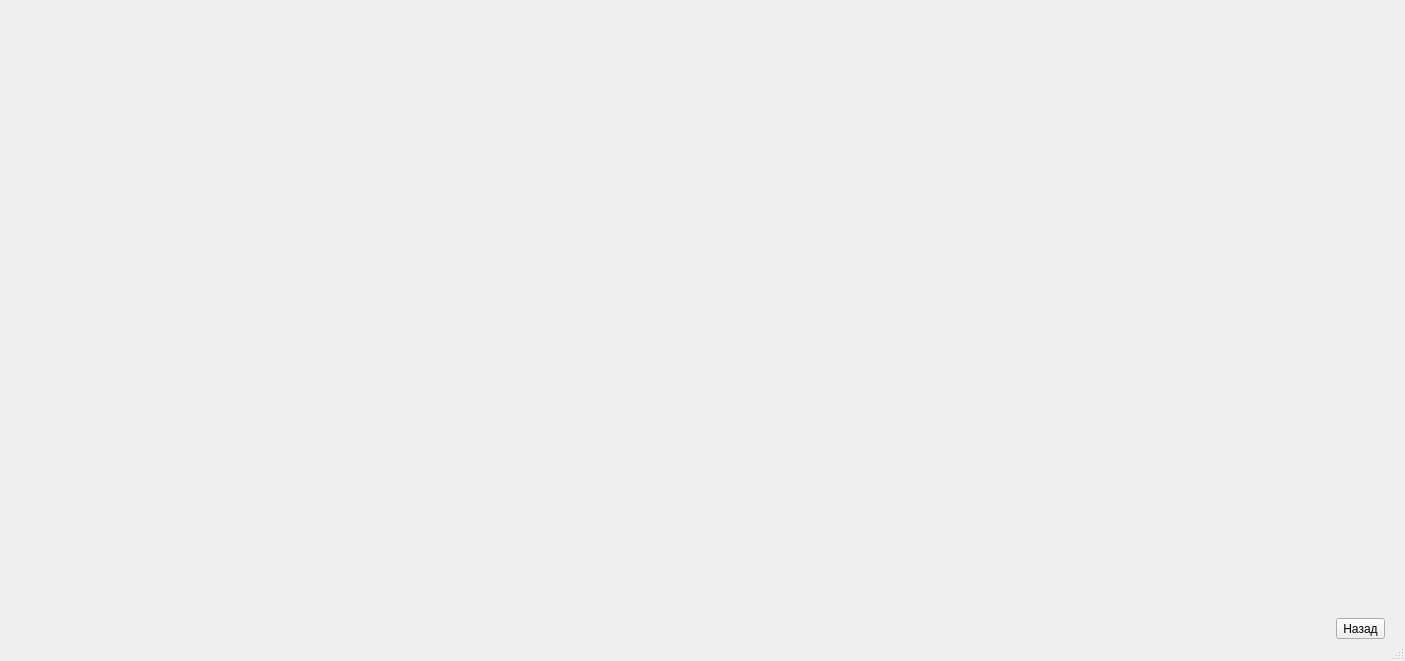
<?xml version="1.0" encoding="UTF-8"?>
<ui version="4.0">
 <class>AMainWindow</class>
 <widget class="QMainWindow" name="AMainWindow">
  <property name="windowModality">
   <enum>Qt::NonModal</enum>
  </property>
  <property name="geometry">
   <rect>
    <x>0</x>
    <y>0</y>
    <width>1405</width>
    <height>661</height>
   </rect>
  </property>
  <property name="windowTitle">
   <string>ILC</string>
  </property>
  <property name="iconSize">
   <size>
    <width>0</width>
    <height>0</height>
   </size>
  </property>
  <widget class="QWidget" name="centralwidget">
   <layout class="QGridLayout" name="gridLayout_2">
    <property name="leftMargin">
     <number>10</number>
    </property>
    <property name="topMargin">
     <number>0</number>
    </property>
    <property name="rightMargin">
     <number>10</number>
    </property>
    <property name="bottomMargin">
     <number>0</number>
    </property>
    <property name="horizontalSpacing">
     <number>10</number>
    </property>
    <property name="verticalSpacing">
     <number>0</number>
    </property>
    <item row="0" column="0">
     <layout class="QHBoxLayout" name="horizontalLayout">
      <property name="spacing">
       <number>5</number>
      </property>
      <property name="sizeConstraint">
       <enum>QLayout::SetMinimumSize</enum>
      </property>
      <property name="topMargin">
       <number>0</number>
      </property>
      <property name="rightMargin">
       <number>0</number>
      </property>
      <property name="bottomMargin">
       <number>0</number>
      </property>
      <item>
       <spacer name="horizontalSpacer">
        <property name="orientation">
         <enum>Qt::Horizontal</enum>
        </property>
        <property name="sizeType">
         <enum>QSizePolicy::MinimumExpanding</enum>
        </property>
        <property name="sizeHint" stdset="0">
         <size>
          <width>40</width>
          <height>35</height>
         </size>
        </property>
       </spacer>
      </item>
      <item>
       <layout class="QHBoxLayout" name="horizontalLayout_2">
        <property name="spacing">
         <number>0</number>
        </property>
        <item>
         <widget class="QToolButton" name="tb_settings">
          <property name="styleSheet">
           <string notr="true">QToolButton { 
	image: url(:/icons/buttons/Pressed/settings.png);
    icon-size: 40px;
    padding: 0px;
    margin: 0px;
    border: none;
}

QToolButton:pressed { 
	image: url(:/icons/buttons/Hover/settings.png);
}</string>
          </property>
          <property name="text">
           <string/>
          </property>
          <property name="iconSize">
           <size>
            <width>40</width>
            <height>34</height>
           </size>
          </property>
         </widget>
        </item>
        <item>
         <widget class="QToolButton" name="btn_hide">
          <property name="styleSheet">
           <string notr="true">QToolButton { 
	image: url(:/icons/buttons/Pressed/hide.png);
    icon-size: 40px;
    padding: 0px;
    margin: 0px;
    border: none;
}

QToolButton:pressed { 
	image: url(:/icons/buttons/Hover/hide.png);
}</string>
          </property>
          <property name="text">
           <string/>
          </property>
          <property name="iconSize">
           <size>
            <width>40</width>
            <height>34</height>
           </size>
          </property>
         </widget>
        </item>
        <item>
         <widget class="QToolButton" name="btn_collapse_expand">
          <property name="styleSheet">
           <string notr="true">QToolButton { 
	image: url(:/icons/buttons/Pressed/collapse2.png);
    icon-size: 40px;
    padding: 0px;
    margin: 0px;
    border: none;
}

QToolButton:pressed { 
	image: url(:/icons/buttons/Hover/collapse.png);
}</string>
          </property>
          <property name="text">
           <string/>
          </property>
          <property name="iconSize">
           <size>
            <width>40</width>
            <height>34</height>
           </size>
          </property>
         </widget>
        </item>
        <item>
         <widget class="QToolButton" name="btn_close">
          <property name="contextMenuPolicy">
           <enum>Qt::NoContextMenu</enum>
          </property>
          <property name="styleSheet">
           <string notr="true">QToolButton { 
	image: url(:/icons/buttons/Pressed/close2.png);
    icon-size: 40px;
    padding: 0px;
    margin: 0px;
    border: none;
}

QToolButton:pressed {
	image: url(:/icons/buttons/Hover/close.png);
}</string>
          </property>
          <property name="text">
           <string/>
          </property>
          <property name="iconSize">
           <size>
            <width>40</width>
            <height>34</height>
           </size>
          </property>
          <property name="checkable">
           <bool>false</bool>
          </property>
          <property name="autoRepeat">
           <bool>false</bool>
          </property>
          <property name="autoExclusive">
           <bool>false</bool>
          </property>
          <property name="autoRepeatInterval">
           <number>100</number>
          </property>
          <property name="autoRaise">
           <bool>false</bool>
          </property>
         </widget>
        </item>
       </layout>
      </item>
      <item>
       <spacer name="horizontalSpacer_2">
        <property name="orientation">
         <enum>Qt::Horizontal</enum>
        </property>
        <property name="sizeType">
         <enum>QSizePolicy::Fixed</enum>
        </property>
        <property name="sizeHint" stdset="0">
         <size>
          <width>40</width>
          <height>35</height>
         </size>
        </property>
       </spacer>
      </item>
     </layout>
    </item>
    <item row="1" column="0">
     <layout class="QGridLayout" name="gridLayout">
      <property name="leftMargin">
       <number>10</number>
      </property>
      <property name="topMargin">
       <number>10</number>
      </property>
      <property name="rightMargin">
       <number>10</number>
      </property>
      <property name="bottomMargin">
       <number>10</number>
      </property>
      <item row="0" column="0">
       <spacer name="verticalSpacer">
        <property name="orientation">
         <enum>Qt::Vertical</enum>
        </property>
        <property name="sizeHint" stdset="0">
         <size>
          <width>20</width>
          <height>40</height>
         </size>
        </property>
       </spacer>
      </item>
     </layout>
    </item>
    <item row="2" column="0">
     <layout class="QGridLayout" name="gridLayout_3">
      <item row="0" column="4">
       <spacer name="horizontalSpacer_4">
        <property name="orientation">
         <enum>Qt::Horizontal</enum>
        </property>
        <property name="sizeType">
         <enum>QSizePolicy::Fixed</enum>
        </property>
        <property name="sizeHint" stdset="0">
         <size>
          <width>10</width>
          <height>5</height>
         </size>
        </property>
       </spacer>
      </item>
      <item row="0" column="1">
       <widget class="QLabel" name="status_bar">
        <property name="text">
         <string/>
        </property>
       </widget>
      </item>
      <item row="0" column="3">
       <widget class="QToolButton" name="close">
        <property name="text">
         <string>Назад</string>
        </property>
       </widget>
      </item>
      <item row="0" column="2">
       <spacer name="horizontalSpacer_3">
        <property name="orientation">
         <enum>Qt::Horizontal</enum>
        </property>
        <property name="sizeType">
         <enum>QSizePolicy::MinimumExpanding</enum>
        </property>
        <property name="sizeHint" stdset="0">
         <size>
          <width>40</width>
          <height>20</height>
         </size>
        </property>
       </spacer>
      </item>
      <item row="0" column="0">
       <spacer name="horizontalSpacer_5">
        <property name="orientation">
         <enum>Qt::Horizontal</enum>
        </property>
        <property name="sizeHint" stdset="0">
         <size>
          <width>40</width>
          <height>20</height>
         </size>
        </property>
       </spacer>
      </item>
     </layout>
    </item>
   </layout>
  </widget>
  <widget class="QMenuBar" name="menubar">
   <property name="geometry">
    <rect>
     <x>0</x>
     <y>0</y>
     <width>1405</width>
     <height>23</height>
    </rect>
   </property>
   <property name="nativeMenuBar">
    <bool>true</bool>
   </property>
  </widget>
  <widget class="QStatusBar" name="statusbar"/>
 </widget>
 <resources/>
 <connections/>
</ui>
